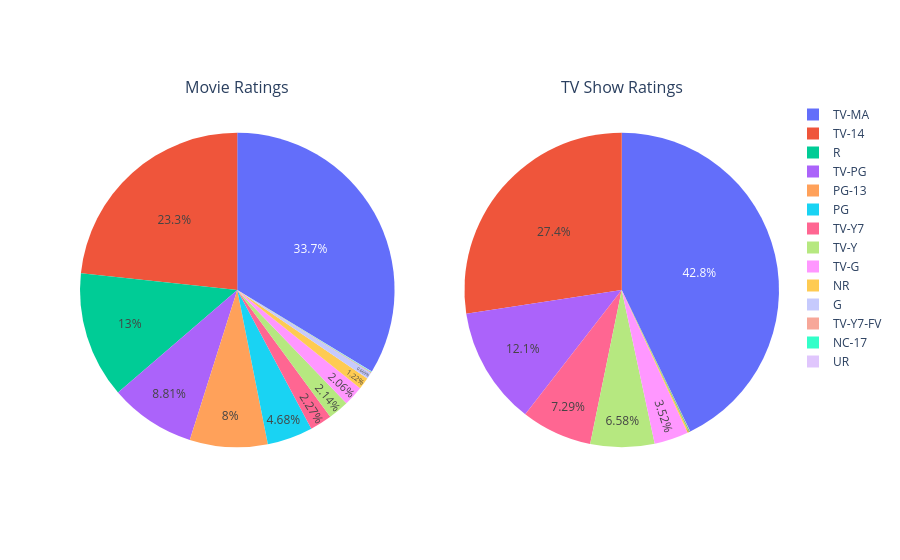

Notebook source saved alongside this figure:
### Code cell
# px.fig()
fig = make_subplots(rows=1, cols=2, specs=[[{"type":"domain"}, {"type":"domain"}]], subplot_titles=("Movie Ratings", "TV Show Ratings"))
fig1 = px.pie(rating, "rating", "Movie", labels= True, width=800, height=500, title= "Movie Ratings")
fig1.update_traces(textposition='inside')
fig1.update_layout(uniformtext_minsize=12, uniformtext_mode='hide')

fig2 = px.pie(rating, "rating", "TV Show", labels= True, width=800, height=500, title= "TV show Ratings")
fig2.update_traces(textposition='inside')
fig2.update_layout(uniformtext_minsize=12, uniformtext_mode='hide')
# fig.show()


fig.add_trace(fig1.data[0], row=1, col=1)
fig.add_trace(fig2.data[0], row=1, col=2)


# fig2.show()

fig.write_image("Untitled Folder 1/Ratings.png", scale=2)
fig.write_html("Untitled Folder 1/Ratings.html")
fig.show()
# fig.show()

### Figure 1 — Plotly figure (JSON) as saved in the notebook; plotly's stock layout.template omitted (floating-point values rounded to 4 significant figures)
{"data": [{"domain": {"x": [0, 0.45], "y": [0, 1]}, "hovertemplate": "rating=%{label}<br>Movie=%{value}<extra></extra>", "labels": ["TV-Y", "TV-Y7", "TV-Y7-FV", "TV-G", "G", "PG", "TV-PG", "PG-13", "TV-14", "TV-MA", "R", "NC-17", "NR", "UR"], "legendgroup": "", "name": "", "showlegend": true, "textposition": "inside", "type": "pie", "values": [131.0, 139.0, 5.0, 126.0, 41.0, 287.0, 540.0, 490.0, 1427.0, 2062.0, 797.0, 3.0, 75.0, 3.0]}, {"domain": {"x": [0.55, 1], "y": [0, 1]}, "hovertemplate": "rating=%{label}<br>TV Show=%{value}<extra></extra>", "labels": ["TV-Y", "TV-Y7", "TV-Y7-FV", "TV-G", "G", "PG", "TV-PG", "PG-13", "TV-14", "TV-MA", "R", "NC-17", "NR", "UR"], "legendgroup": "", "name": "", "showlegend": true, "textposition": "inside", "type": "pie", "values": [176.0, 195.0, 1.0, 94.0, 0.0, 0.0, 323.0, 0.0, 733.0, 1145.0, 2.0, 0.0, 5.0, 0.0]}], "layout": {"annotations": [{"font": {"size": 16}, "showarrow": false, "text": "Movie Ratings", "x": 0.225, "xanchor": "center", "xref": "paper", "y": 1, "yanchor": "bottom", "yref": "paper"}, {"font": {"size": 16}, "showarrow": false, "text": "TV Show Ratings", "x": 0.775, "xanchor": "center", "xref": "paper", "y": 1, "yanchor": "bottom", "yref": "paper"}]}}
